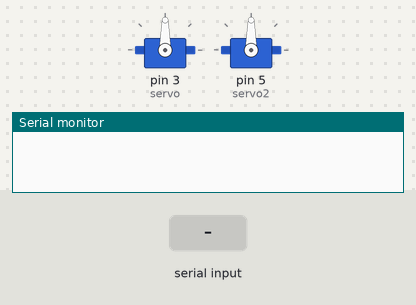
Recording of a sketch running on a simulated Arduino Uno, built with avr-gcc and run on an emulated ATmega328P. Shown: 2 × servo, the last lines printed to the serial monitor. Inputs (shaded band) come from the test bench.

Above: at 1.2 s.
1.3 s: "d" received over Serial
At 2.2 s:
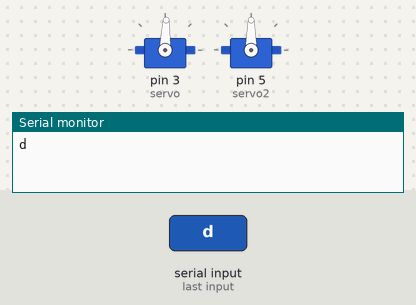
2.8 s: "u" received over Serial
At 3.4 s:
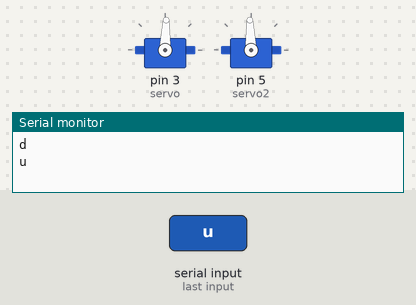
4.3 s: "i" received over Serial
At 5.7 s:
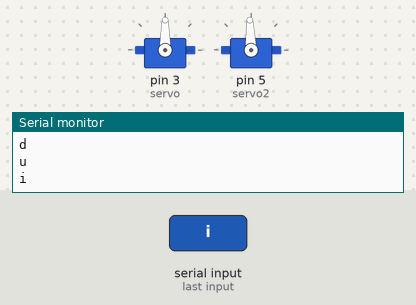
Timing chart, 0 to 7.3 s (numbered marks = the images above; inputs shaded):
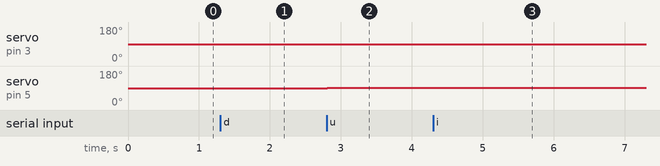

Measured:
- after the input at 1.3 s, servo on pin 3 (servo): 90° → 88° at once
- after the input at 2.8 s, servo on pin 5 (servo2): 90° → 92° at once
- after the input at 4.3 s, servo on pin 3 (servo): 88° → 90° at once

The sketch:

Gimbal.ino
```cpp
#include <SoftwareSerial.h>
#include <Servo.h>

//Declaramos el servo
Servo servo;
Servo servo2;

//Declaramos la variable
char dato;
int angulo = 90;
int angulo2 = 90;

void setup() {
  Serial.begin(9600);
  Serial.setTimeout(10);
  servo.attach(3);
  servo2.attach(5);
  servo.write(angulo);
  servo2.write(angulo2);
}

void loop() {
  while(Serial.available()){
    dato = Serial.read();
    delay(10);
    Serial.println(dato);
    switch(dato){
      case 'd':
      //Gira servo hacia la derecha
      angulo = angulo - 2;
      servo.write(angulo);
      break;

      case 'i':
      //Gira servo hacia la izquierda
      angulo = angulo + 2;
      servo.write(angulo);
      break;

      case 'u':
      //Gira servo hacia arriba
      angulo2 = angulo2 + 2;
      servo2.write(angulo2);
      break;

      case 'b':
      //Gira servo hacia abajo
      angulo2 = angulo2 - 2;
      servo2.write(angulo2);
      break;

      case 'p':
      //Parar el servo
      angulo = angulo;
      servo.write(angulo);
      angulo2 = angulo2;
      servo2.write(angulo2);
      break;
      }
   }
 }
```
